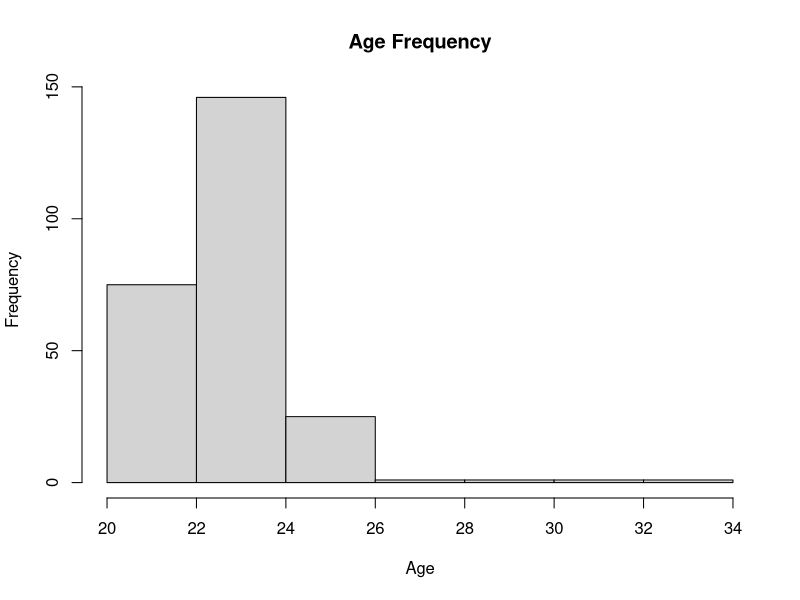
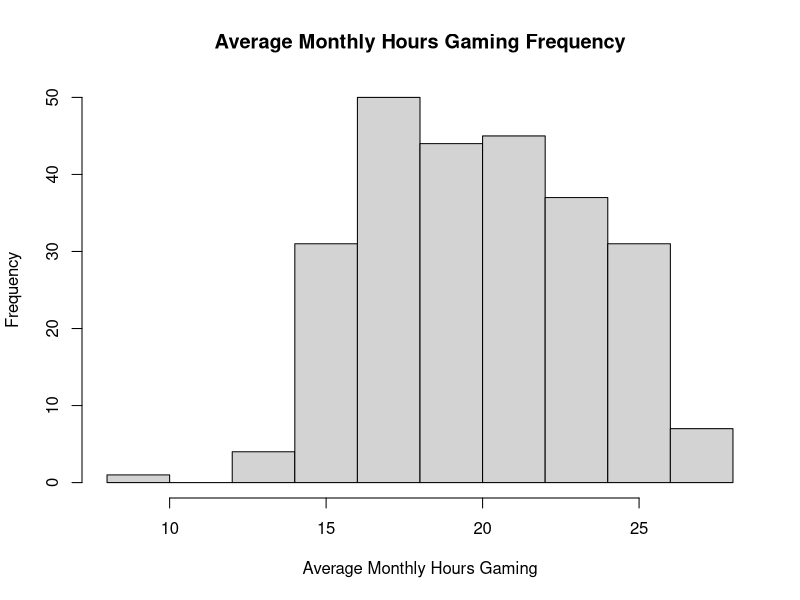
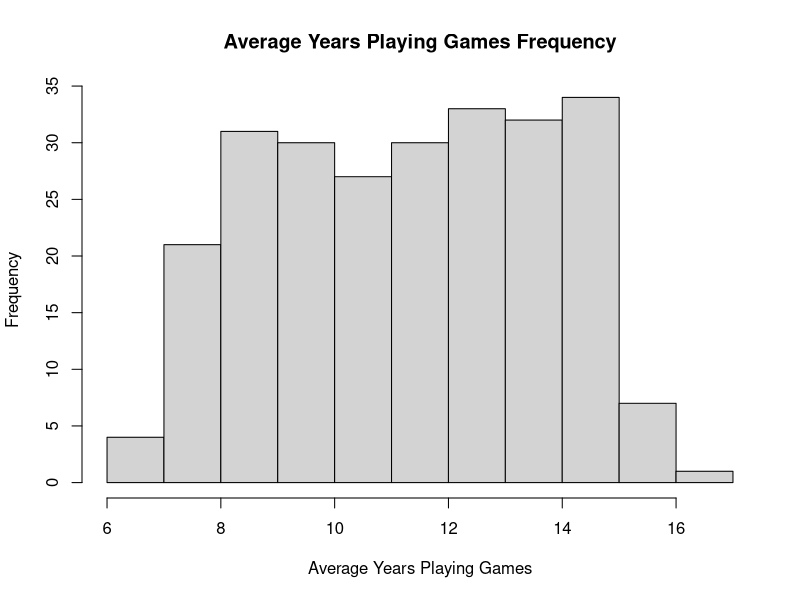
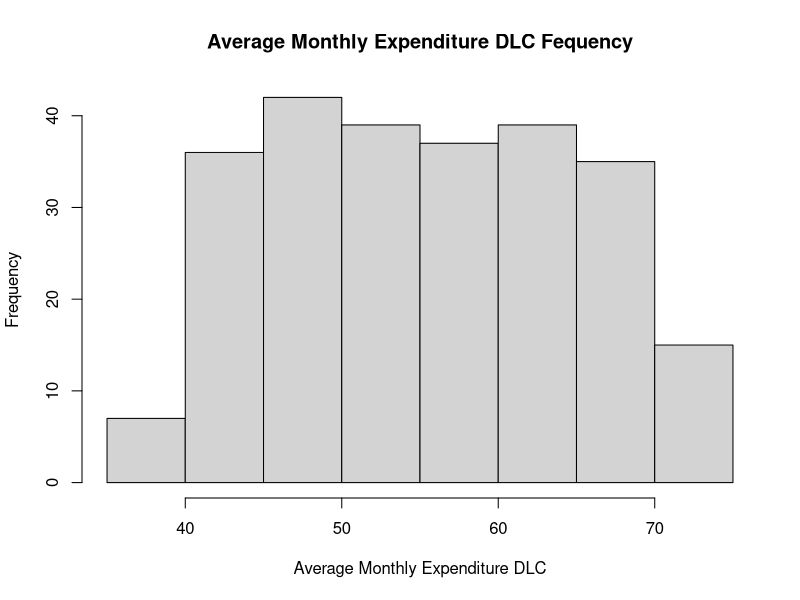
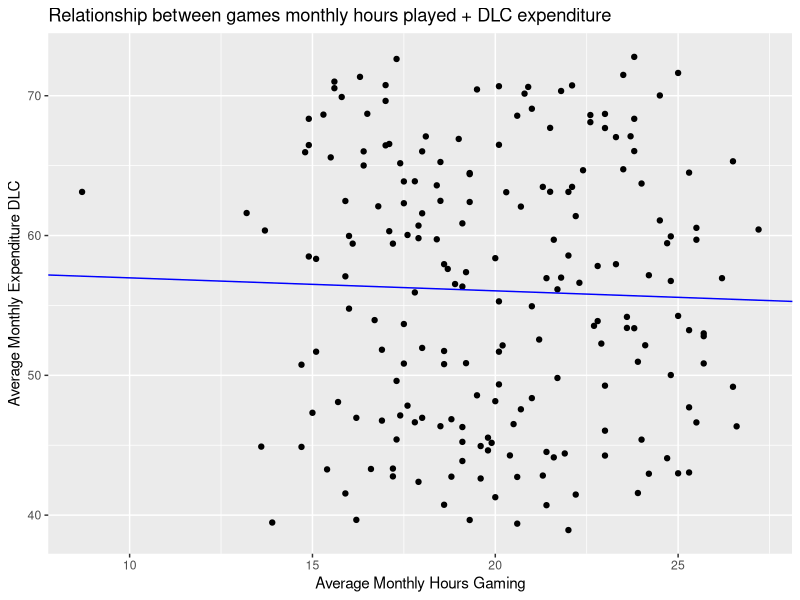

The R script that drew these images, in order:
## ---- chunk 1
knitr::opts_chunk$set(echo = TRUE)
## ---- chunk 2
if(!require("readr"))
  install.packages("readr")
if(!require("dplyr"))
  install.packages("dplyr")
if(!require("ggplot2"))
  install.packages("ggplot2")
if(!require("knitr"))
  install.packages("knitr")
if(!require("kableExtra"))
  install.packages("kableExtra")

library(readr) # read_csv()
library(dplyr) # sample_n()
library(ggplot2) # plot linear regression
library(knitr) # Display data in tables
library(kableExtra) # Format tables
## ---- chunk 3
data <- read_csv("amalgamated_game_survey_250_2022.csv") # read data from csv
## ---- chunk 4
# assumption here is it would be very hard to plot a graph on anything else
# colnames(data) # list of column names
#sapply(data, class)
# str(data) # show column properties, find numeric columns
numeric_cols <- unlist(lapply(data, is.numeric))
numeric_data <- data[ , numeric_cols]
colnames(numeric_data)
## ---- chunk 5
hist(data$age, 
     main="Age Frequency",
     xlab = "Age")
hist(data$avg_monthly_hrs_gaming, 
     main="Average Monthly Hours Gaming Frequency",
     xlab="Average Monthly Hours Gaming")
hist(data$avg_years_playing_games, 
     main="Average Years Playing Games Frequency",
     xlab = "Average Years Playing Games")
hist(data$avg_monthly_expenditure_dlc, 
     main="Average Monthly Expenditure DLC Fequency",
     xlab = "Average Monthly Expenditure DLC")
## ---- chunk 6
st_age <- shapiro.test(data$age)
if(st_age$p.value < 0.05) print("nope") else print("yep")

st_hours <- shapiro.test(data$avg_monthly_hrs_gaming)
if(st_hours$p.value < 0.05) print("nope") else print("yep")
st_years <- shapiro.test(data$avg_years_playing_games)
if(st_years$p.value < 0.05) print("nope") else print("yep")
st_bucks <- shapiro.test(data$avg_monthly_expenditure_dlc)
if(st_bucks$p.value < 0.05) print("nope") else print("yep")
## ---- chunk 7
# kbl(data)
# kbl(sample_n(data, 200))

# sample_data %>%
#   lm(avg_monthly_hrs_gaming ~ avg_monthly_expenditure_dlc, data = .) %>%
#   summary() # data summary
## ---- chunk 8
sample_data <- sample_n(data, 200) # tibble 200 x 11

# lm() - 
# dependent var. ~ independent var.
mod <- lm(avg_monthly_expenditure_dlc ~ avg_monthly_hrs_gaming, 
          data = sample_data)
summary(mod)

#attributes(mod)
#mod$residuals
# hist(mod$residuals)

plot <- ggplot(data = mod, mapping = aes(x = avg_monthly_hrs_gaming, 
                                 y = avg_monthly_expenditure_dlc)) + 
  # geom_point(alpha = 0.1, color = "blue") # add colours for points
  geom_point() + # plot dataset in a scatter plot
  labs(title = "Relationship between games monthly hours played + DLC expenditure",
       x = "Average Monthly Hours Gaming",
       y = "Average Monthly Expenditure DLC")

# plot + geom_smooth(method = lm, se = FALSE, formula=y~x) # probably this one
# plot + stat_smooth(method = lm, formula = y ~ x, geom = "smooth") # ok
# plot + geom_smooth(method = "loess", se = FALSE, formula=y~x) # curved line

coeff <- coefficients(mod)
coeff
intercept <- coeff[1]
slope <- coeff[2]
slope

plot +
  geom_abline(intercept = intercept, slope = slope, color="blue") # regression line

# + geom_abline(mapping = aes(x = avg_monthly_hrs_gaming, y = avg_monthly_expenditure_dlc), data = mod)
